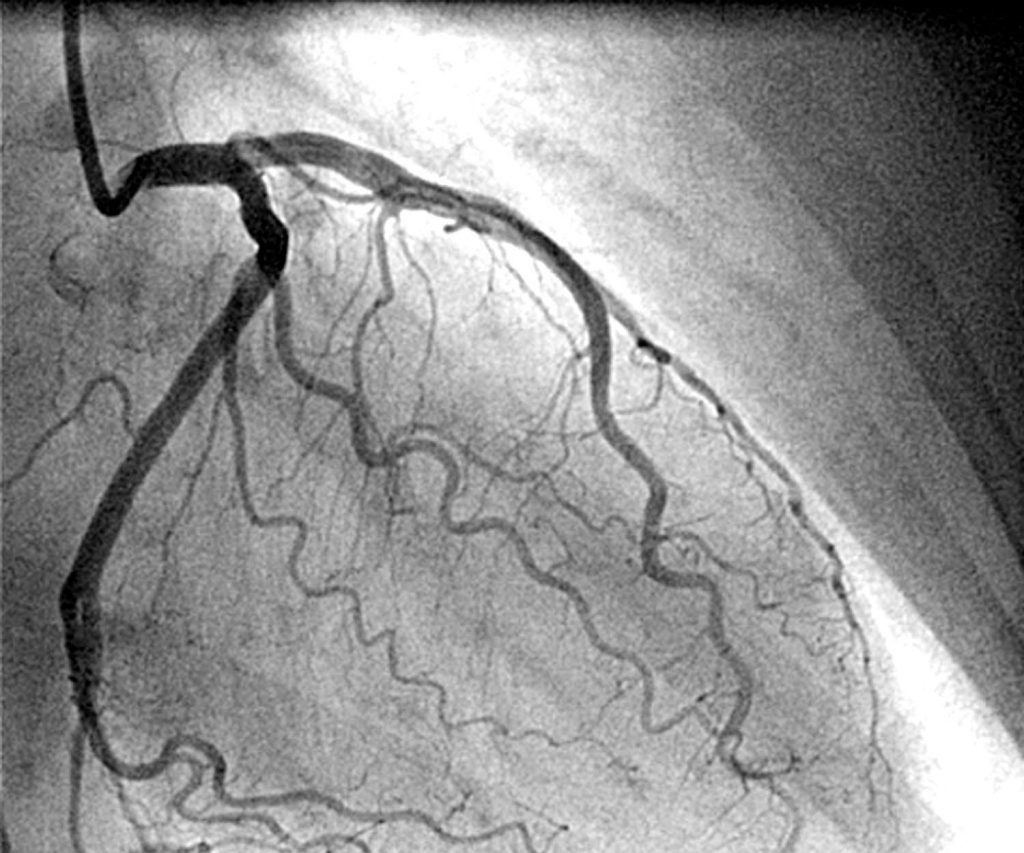
#> input picture Módulo 4 - Segunda Parte MAXI VESPA/coronary1.jpg, 1024 x 853 px
$ python kernels.py   (older library calls are emulated)
#> lines starting #> are read from the running program, lines starting #| are printed output that depends on the picture
import numpy as np
import scipy as sp
import itertools as it
import matplotlib.pyplot as plt
from scipy import signal
from matplotlib.animation import FuncAnimation


def RGB_convolve(im1, kern):
    im2 = np.empty_like(im1)
    for dim in range(im1.shape[-1]):  # loop over rgb channels
        im2[:, :, dim] = sp.signal.convolve2d(im_data[:, :, dim],
                                              kern,
                                              mode="same",
                                              boundary="symm")
    return im2

plt.rcParams["figure.figsize"] = (12, 7)

FNAME = "coronary1.jpg"

KERNELS = {"Edge Detection 3x3": np.array([[-1, -1, -1], [-1, 8, -1], [-1, -1, -1]]),
           "Sharpen 3x3": np.array([[0, -1, 0], [-1, 5, -1], [0, -1, 0]]),
            "Blur": np.array([[0.0625,0.125,0.0625], [0.125,0.25,0.125], [0.0625, 0.125,0.0625]]),
            "BottomSobel": np.array([[-1,-2,-1],[0,0,0],[1,2,1]])}

# kernel_name = "Sharpen 3x3"
# kernel_name = "Edge Detection 3x3"
kernel_name = "Edge Detection 3x3"
kernel = KERNELS[kernel_name]

im_data = plt.imread(FNAME)
#> im_data is the input picture: shape (853, 1024, 3); min 0, max 255, mean 144.2
# im_data = plt.imread(FNAME)
im_filtered = RGB_convolve(im_data, kernel)
#> after the loop in RGB_convolve, `for dim in range(im1.shape[-1]):`:
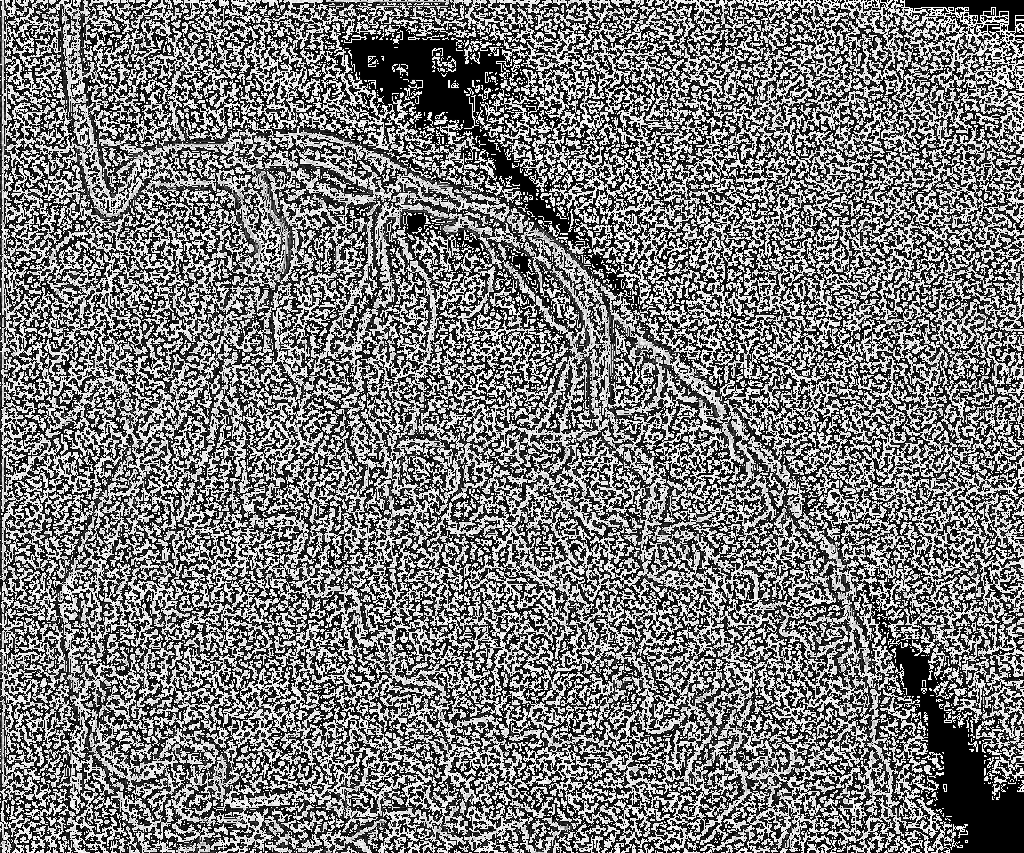
#> im2: shape (853, 1024, 3); min 0, max 255, mean 121.6
#> `#     plt.show()`:
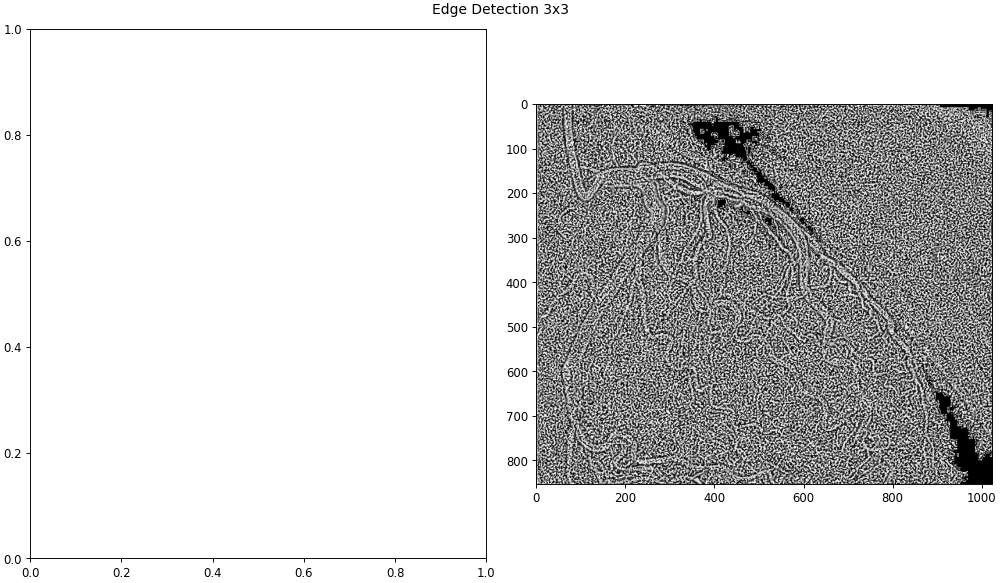
#> figure drawn by matplotlib, 1 panel
# im_filtered[:, :, -1] = 1

# im_display = np.copy(im_data)

# im_filtered[:,:,:-1] -= np.min(np.sum(im_filtered[:,:,:-1], axis = 2))

# Normalise to white
# im_filtered[:,:,:-1] -= np.min(im_filtered[:,:,:-1])
# im_filtered[:,:,:-1] /= 1/3 * np.max(np.sum(im_filtered[:,:,:-1], axis = 2))

# Normalise to individual RGB

# im_filtered[:,:,:-1] -= np.min(im_filtered[:,:,:-1])
# im_filtered[:,:,:-1] /= np.max(im_filtered[:,:,:-1])

fig, (axL, axR) = plt.subplots(ncols=2, constrained_layout=True)
fig.suptitle(kernel_name)

plt.imshow((im_data * 255).astype(np.uint8))
plt.imshow(im_filtered)


# [27 lines of commented-out code are left out]

$ run again, with Módulo 4 - Segunda Parte MAXI VESPA/coronary4.jpg copied over Módulo 4 - Segunda Parte MAXI VESPA/coronary1.jpg
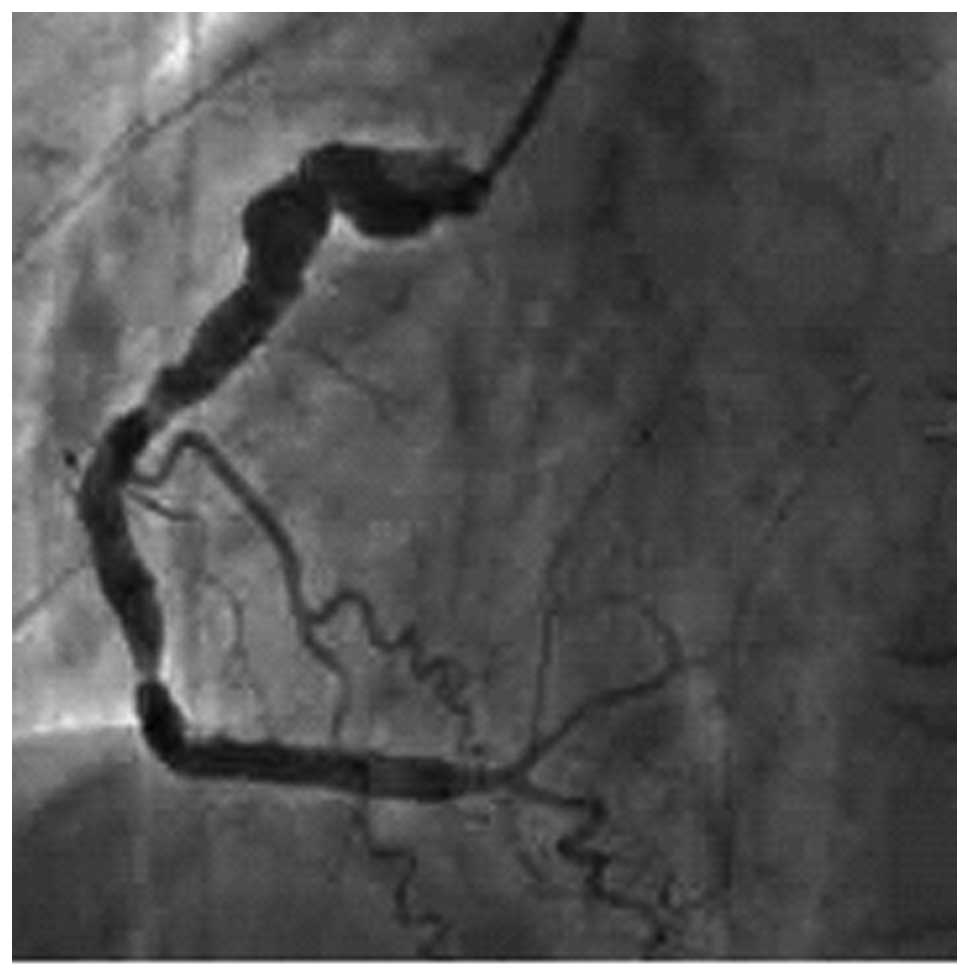
#> input picture Módulo 4 - Segunda Parte MAXI VESPA/coronary4.jpg, 969 x 979 px
#> im_data is the input picture: shape (979, 969, 3); min 0, max 255, mean 86.8
#> after the loop in RGB_convolve, `for dim in range(im1.shape[-1]):`:
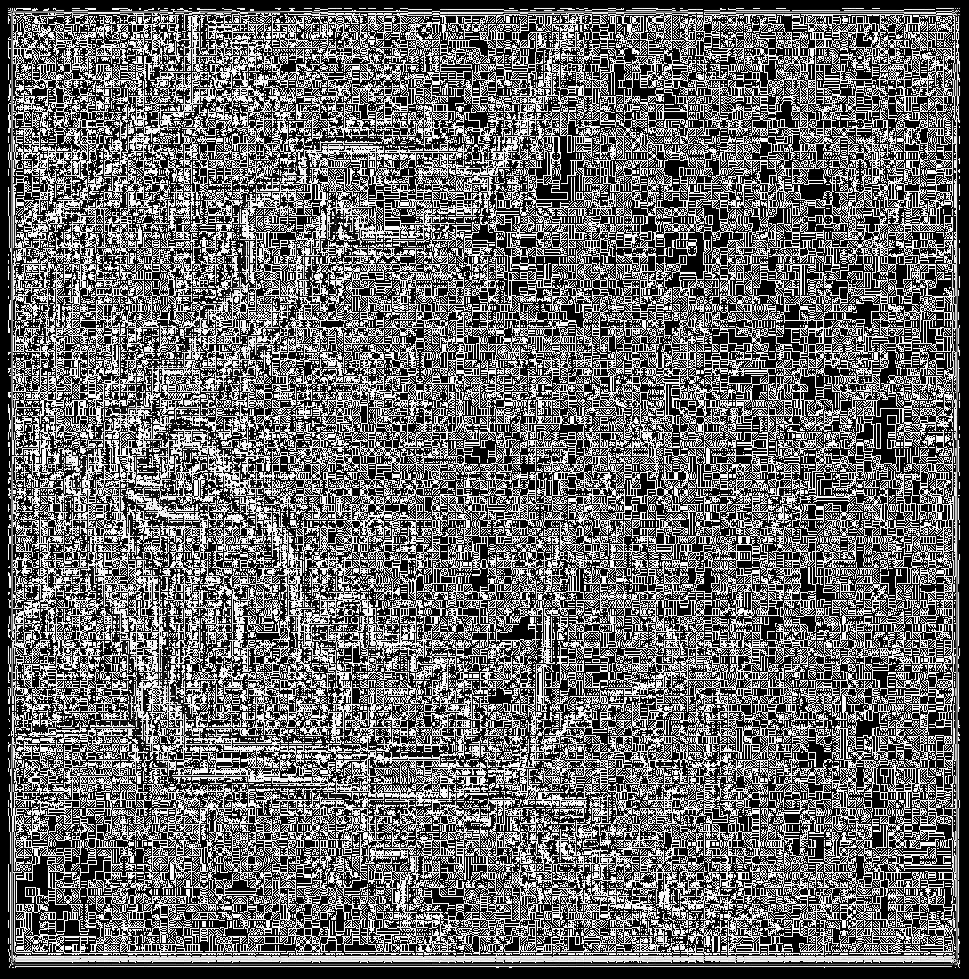
#> im2: shape (979, 969, 3); min 0, max 255, mean 105.2
#> `#     plt.show()`:
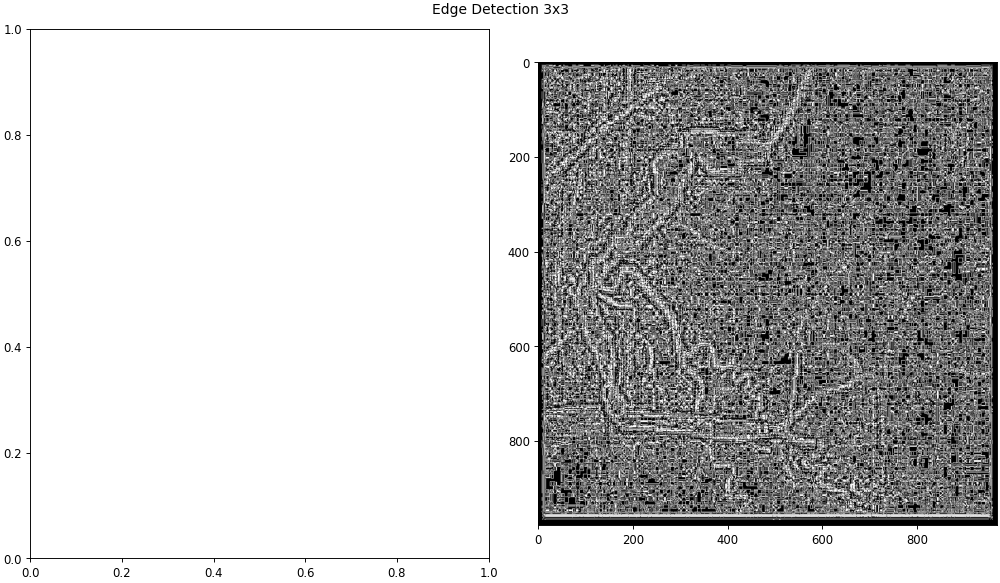
#> figure drawn by matplotlib, 1 panel

$ run again, with Módulo 4 - Segunda Parte MAXI VESPA/bote.jpg copied over Módulo 4 - Segunda Parte MAXI VESPA/coronary1.jpg
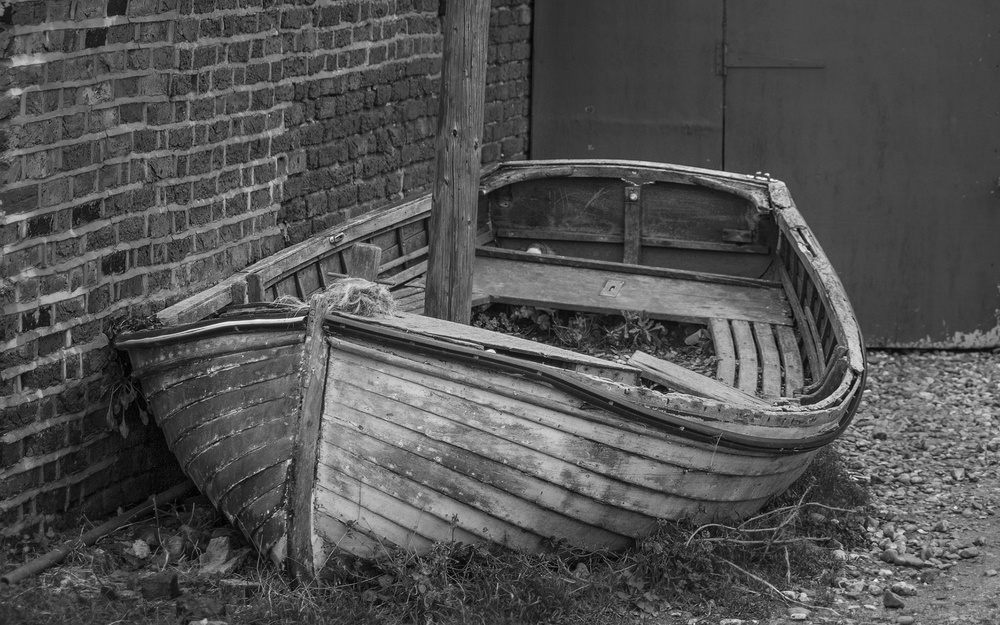
#> input picture Módulo 4 - Segunda Parte MAXI VESPA/bote.jpg, 1000 x 625 px, shrunk from 1920 x 1200 before the run
#> im_data is the input picture: shape (625, 1000, 3); min 0, max 255, mean 82.5
#> after the loop in RGB_convolve, `for dim in range(im1.shape[-1]):`:
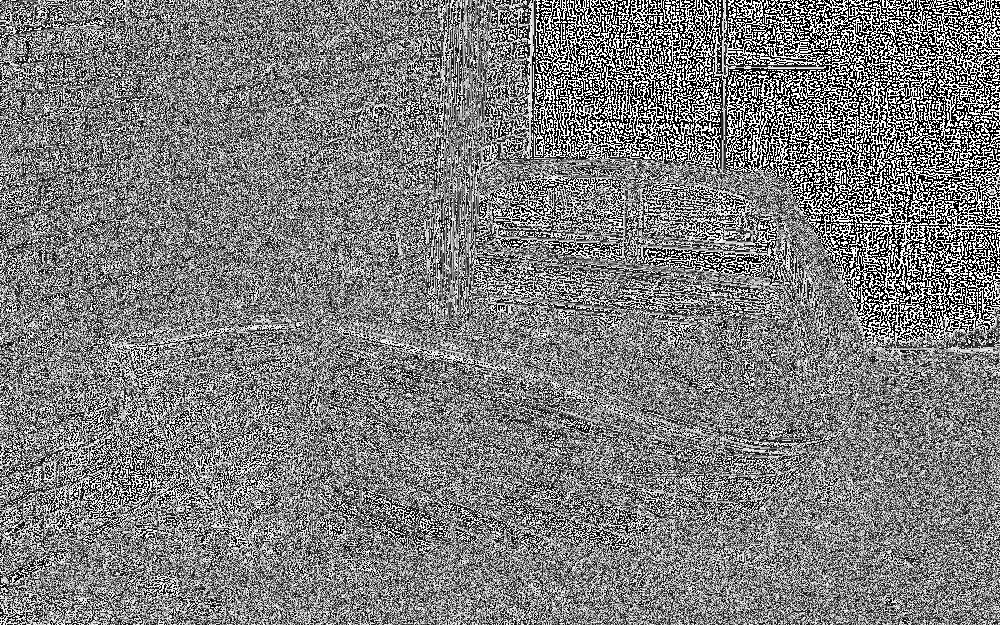
#> im2: shape (625, 1000, 3); min 0, max 255, mean 125.7
#> `#     plt.show()`:
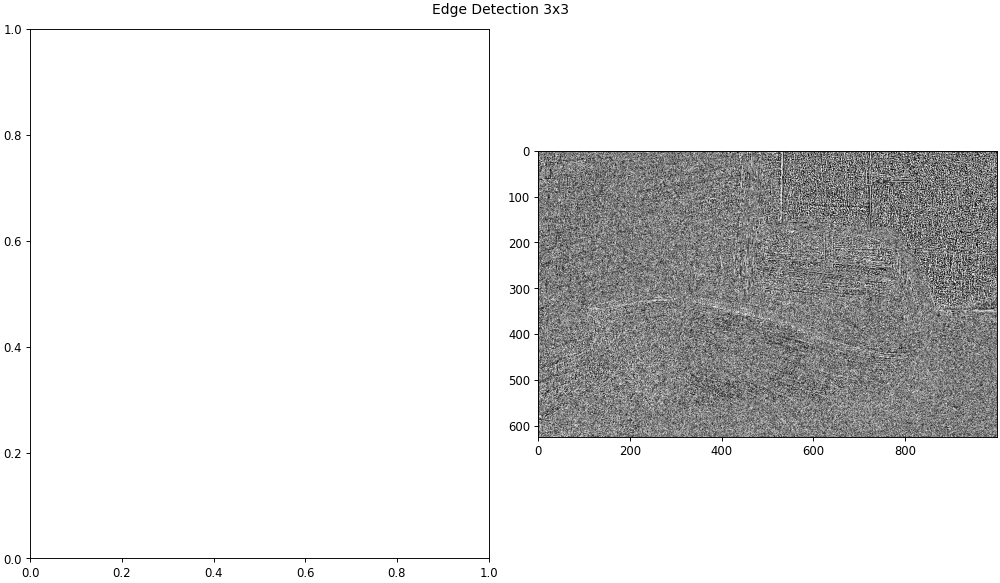
#> figure drawn by matplotlib, 1 panel

$ run again, with Módulo 4 - Segunda Parte MAXI VESPA/brainvessels1.jpg copied over Módulo 4 - Segunda Parte MAXI VESPA/coronary1.jpg
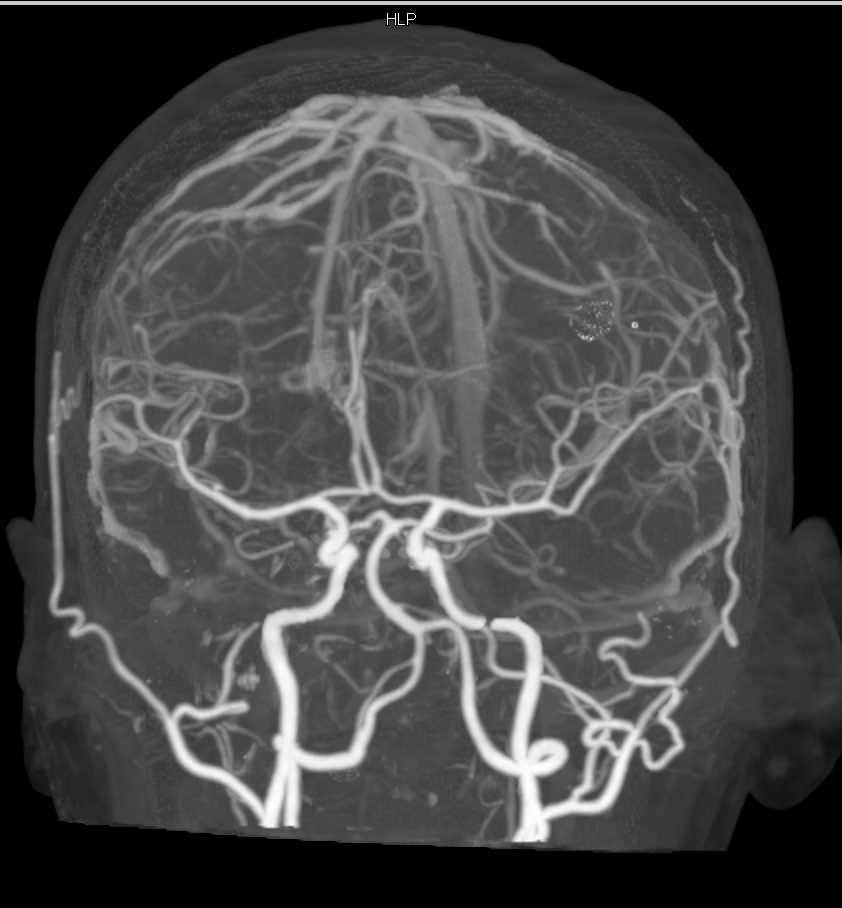
#> input picture Módulo 4 - Segunda Parte MAXI VESPA/brainvessels1.jpg, 842 x 908 px
#> im_data is the input picture: shape (908, 842, 3); min 0, max 255, mean 70.3
#> after the loop in RGB_convolve, `for dim in range(im1.shape[-1]):`:
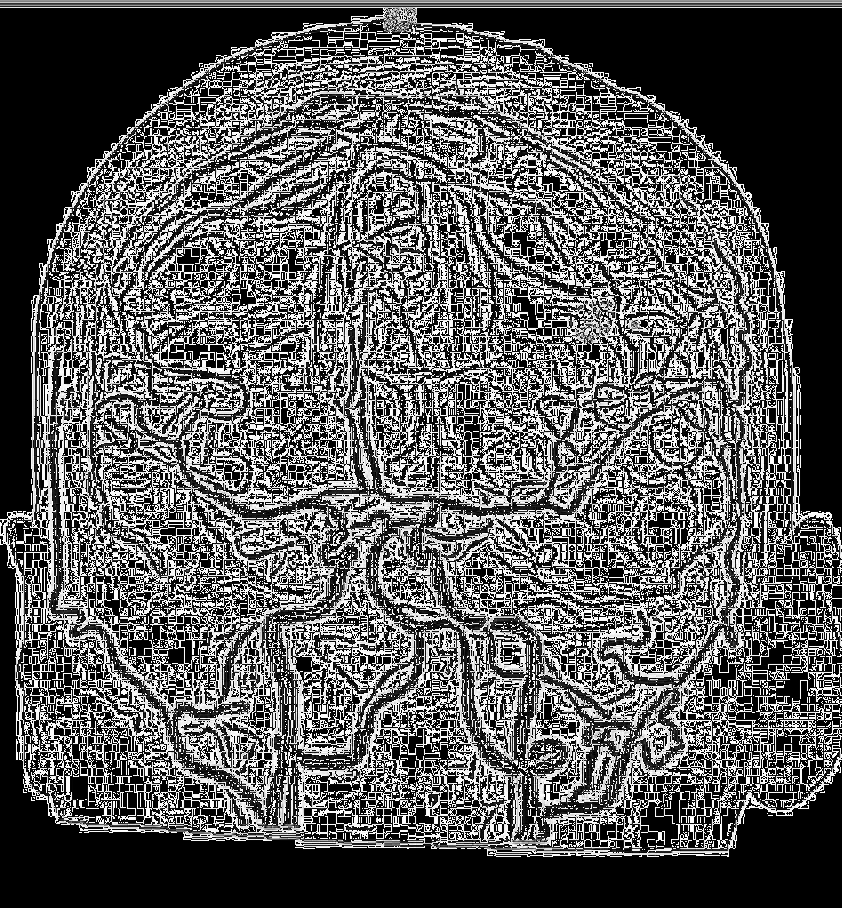
#> im2: shape (908, 842, 3); min 0, max 255, mean 90.2
#> `#     plt.show()`:
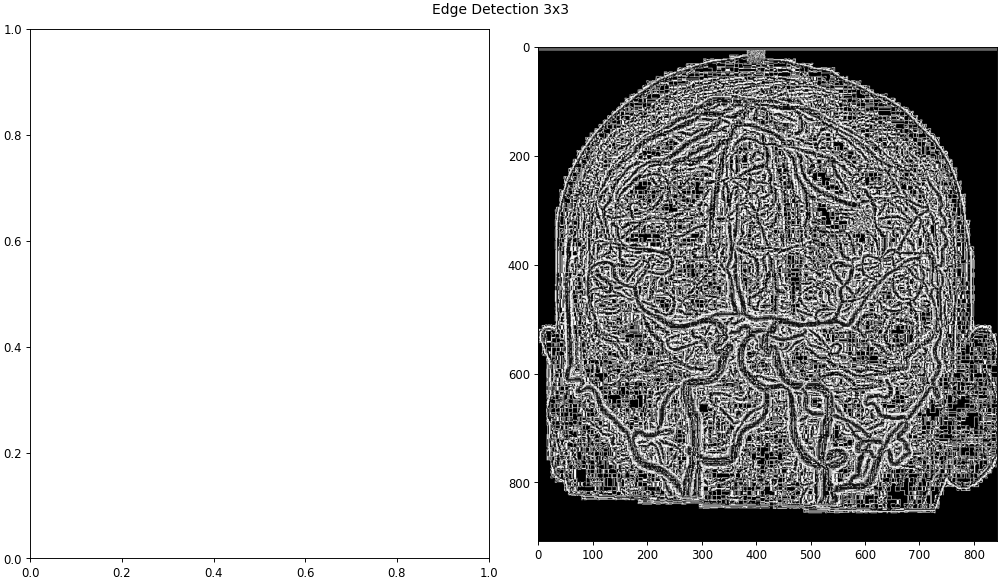
#> figure drawn by matplotlib, 1 panel
